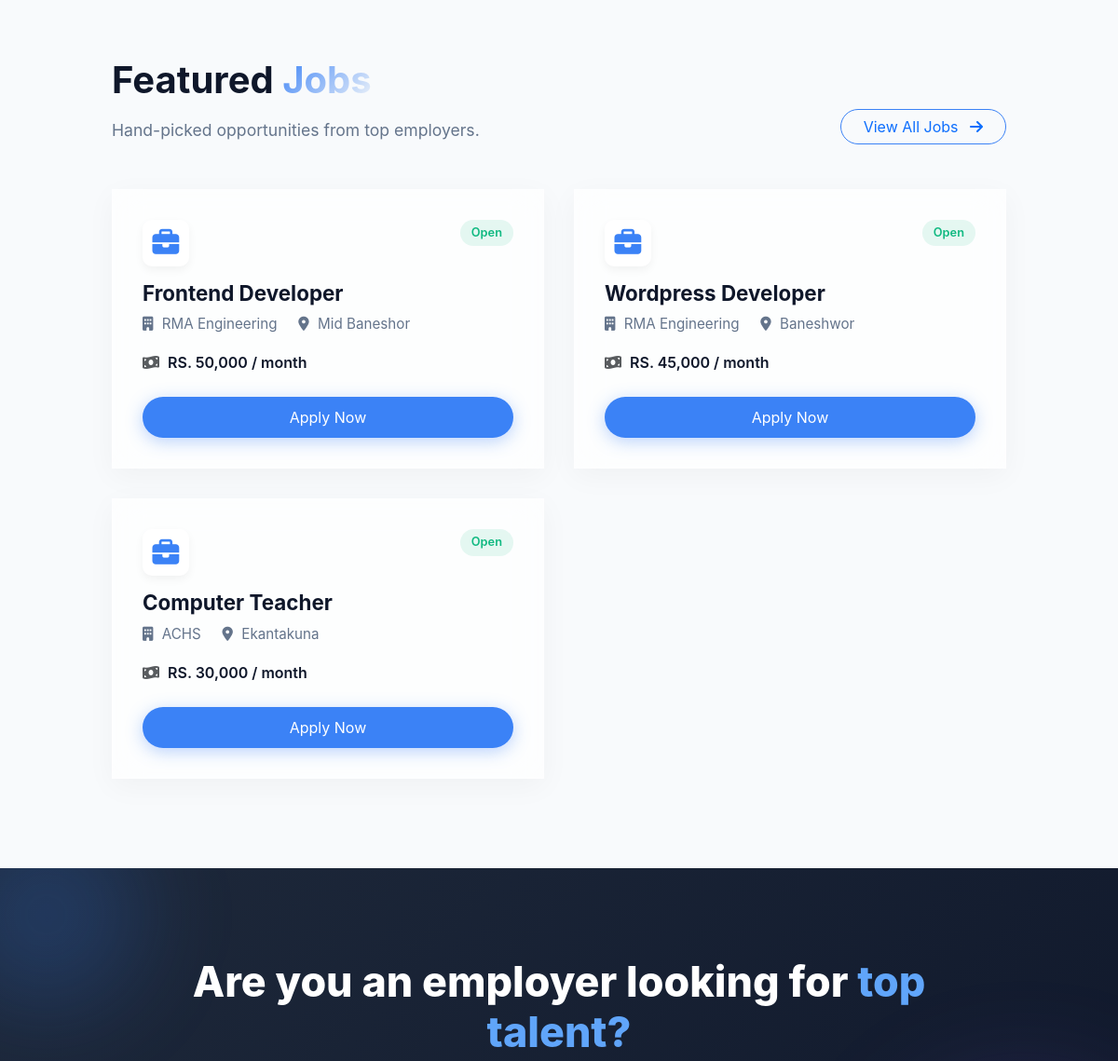
Before: /home-page.php (middle part) with the older database file.
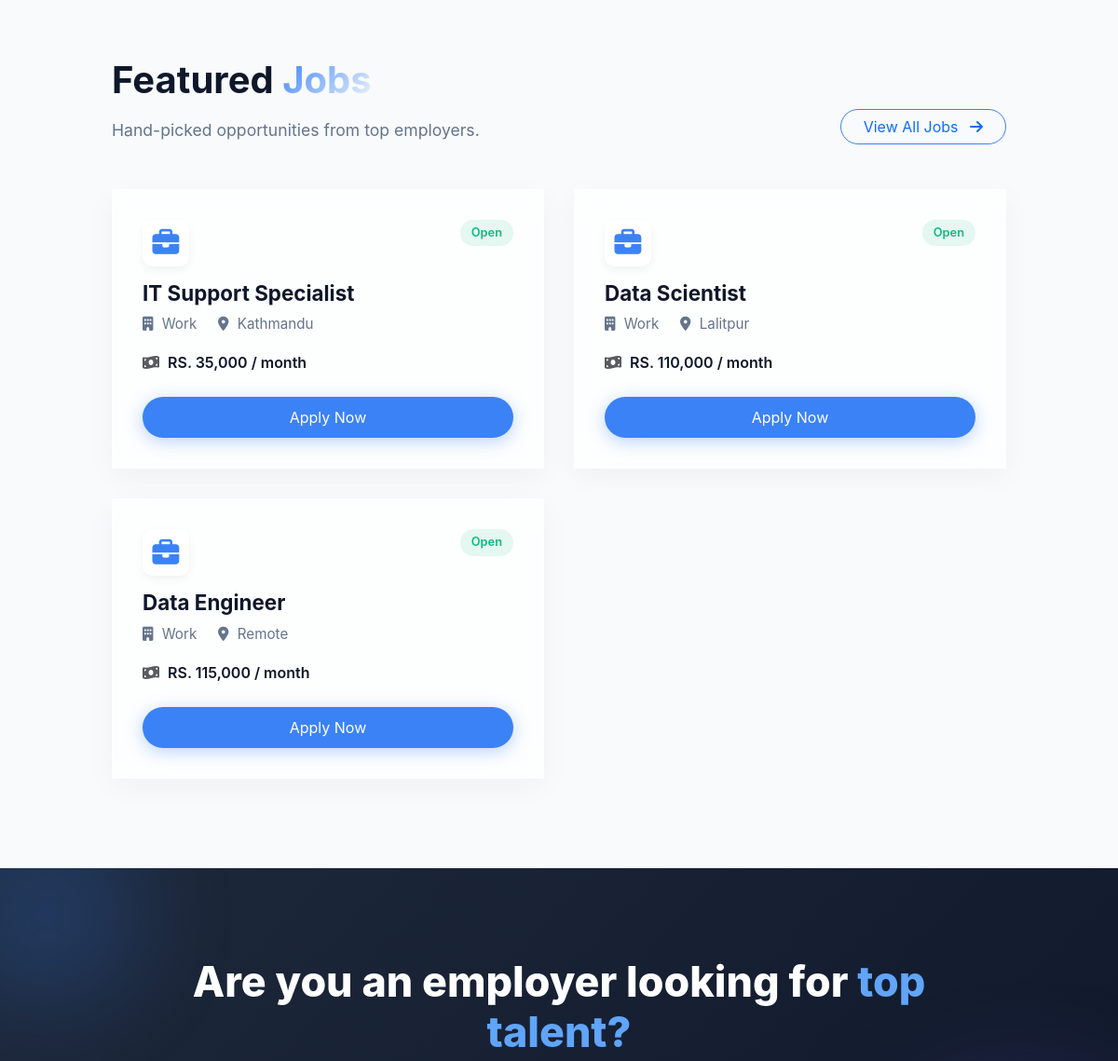
After: the same page with the newer database file.
### tables this page shows
CREATE TABLE IF NOT EXISTS `job_postings` (
  `job_id` int NOT NULL AUTO_INCREMENT,
  `employer_id` int DEFAULT NULL,
  `title` varchar(255) DEFAULT NULL,
  `description` text,
  `requirements` text,
  `location` varchar(255) DEFAULT NULL,
  `salary` decimal(10,2) DEFAULT NULL,
  `date_posted` date DEFAULT NULL,
  `skills` varchar(255) DEFAULT NULL,
  `status` enum('open','close') DEFAULT NULL,
  `workexperience` int NOT NULL,
  PRIMARY KEY (`job_id`),
  KEY `employer_id` (`employer_id`)
);

CREATE TABLE IF NOT EXISTS `employerlogin` (
  `employer_id` int NOT NULL AUTO_INCREMENT,
  `Fullname_E` varchar(255) DEFAULT NULL,
  `Email_Address_E` varchar(255) DEFAULT NULL,
  `Password_E` varchar(255) DEFAULT NULL,
  `Location` varchar(255) DEFAULT NULL,
  `Contact` varchar(15) DEFAULT NULL,
  PRIMARY KEY (`employer_id`)
);

### home-page.php (the view, shortened to what this page needs)
<?php include 'header.php'; ?>
<section style="padding: 4rem 10% 6rem 10%; background: var(--bg-alt);">
    <div style="display: flex; justify-content: space-between; align-items: flex-end; margin-bottom: 3rem; flex-wrap: wrap; gap: 1rem;">
        <div>
            <h2 style="font-size: 2.5rem; font-weight: 700; color: var(--text-main);">Featured <span class="text-gradient">Jobs</span></h2>
            <p style="color: var(--text-muted); font-size: 1.1rem; margin-top: 1rem; margin-bottom: 0;">Hand-picked opportunities from top employers.</p>
        </div>
        <a href="jobseeker/joblist.php"><button class="btn btn-outline-primary rounded-pill px-4" style="border: 1px solid var(--primary-color);">View All Jobs <i class="fas fa-arrow-right" style="margin-left: 8px;"></i></button></a>
    </div>
    <div style="display: grid; grid-template-columns: repeat(auto-fill, minmax(350px, 1fr)); gap: 2rem;">
        <?php
        include 'database_configure.php';
        $sql = "SELECT p.job_id, p.title, p.location, p.salary, p.status, e.Fullname_E
                FROM job_postings p
                JOIN employerlogin e ON p.employer_id = e.employer_id
                WHERE p.status = 'open'
                ORDER BY p.date_posted DESC
                LIMIT 3";
        $result = $conn->query($sql);
        if ($result && $result->num_rows > 0) {
            while ($row = $result->fetch_assoc()) {
                $job_id = $row['job_id'];
                $title = htmlspecialchars($row['title']);
                $company = htmlspecialchars($row['Fullname_E']);
                $location = htmlspecialchars($row['location']);
                $salary = htmlspecialchars($row['salary']);
                ?>
                <div class="glass-card" style="display: flex; flex-direction: column; justify-content: space-between; padding: 2rem;">
                    <div>
                        <div style="display: flex; justify-content: space-between; align-items: flex-start; margin-bottom: 1rem;">
                            <div style="width: 50px; height: 50px; background: white; border-radius: 10px; display: flex; align-items: center; justify-content: center; box-shadow: 0 4px 10px rgba(0,0,0,0.05);">
                                <i class="fas fa-briefcase" style="font-size: 1.8rem; color: var(--primary-color);"></i>
                            </div>
                            <span style="background: rgba(16, 185, 129, 0.1); color: #10b981; padding: 4px 12px; border-radius: 20px; font-size: 0.8rem; font-weight: 600;">Open</span>
                        </div>
                        <h3 style="font-size: 1.4rem; font-weight: 700; color: var(--text-main); margin-bottom: 0.5rem;"><?php echo $title; ?></h3>
                        <p style="color: var(--text-muted); font-size: 0.95rem; margin-bottom: 1rem;"><i class="fas fa-building" style="margin-right: 5px;"></i> <?php echo $company; ?> &nbsp; <i class="fas fa-map-marker-alt" style="margin-left: 10px; margin-right: 5px;"></i> <?php echo $location; ?></p>
                        <p style="font-weight: 600; color: var(--text-main); margin-bottom: 1.5rem;"><i class="fas fa-money-bill-wave text-muted" style="margin-right: 5px;"></i> RS. <?php echo number_format($salary); ?> / month</p>
                    </div>
                    <a href="jobseeker/job/<?php echo $job_id; ?>/<?php echo urlencode(strtolower(str_replace(' ', '-', $title))); ?>" class="w-100"><button class="btn btn-primary rounded-pill w-100" style="padding: 10px; border: none;">Apply Now</button></a>
                </div>
                <?php
            }
        } else {
            echo "<p style='color: var(--text-muted);'>No featured jobs available at the moment.</p>";
        }
        ?>
    </div>
</section>
<section id="companies" style="background: linear-gradient(135deg, #1e293b 0%, #0f172a 100%); padding: 6rem 10%; text-align: center; position: relative; overflow: hidden;">
    <div style="position: absolute; top: -50px; left: -50px; width: 200px; height: 200px; background: rgba(59, 130, 246, 0.2); border-radius: 50%; filter: blur(50px);"></div>
    <div style="position: relative; z-index: 2; max-width: 800px; margin: 0 auto;">
        <h2 style="font-size: 2.8rem; font-weight: 800; color: #ffffff; margin-bottom: 1.5rem;">Are you an employer looking for <span style="color: #60a5fa;">top talent?</span></h2>
    </div>
</section>
<?php include 'footer.php'; ?>

Changed rows visible on the page:
removed job_postings: title "Frontend Developer", employer.Fullname_E "RMA Engineering", location "Mid Baneshor", salary "50,000"
removed job_postings: title "Wordpress Developer", employer.Fullname_E "RMA Engineering", location "Baneshwor", salary "45,000"
removed job_postings: title "Computer Teacher", employer.Fullname_E "ACHS", location "Ekantakuna", salary "30,000"
added job_postings: title "IT Support Specialist", employer.Fullname_E "Work", location "Kathmandu", salary "35,000"
added job_postings: title "Data Scientist", employer.Fullname_E "Work", location "Lalitpur", salary "110,000"
added job_postings: title "Data Engineer", employer.Fullname_E "Work", location "Remote", salary "115,000"
